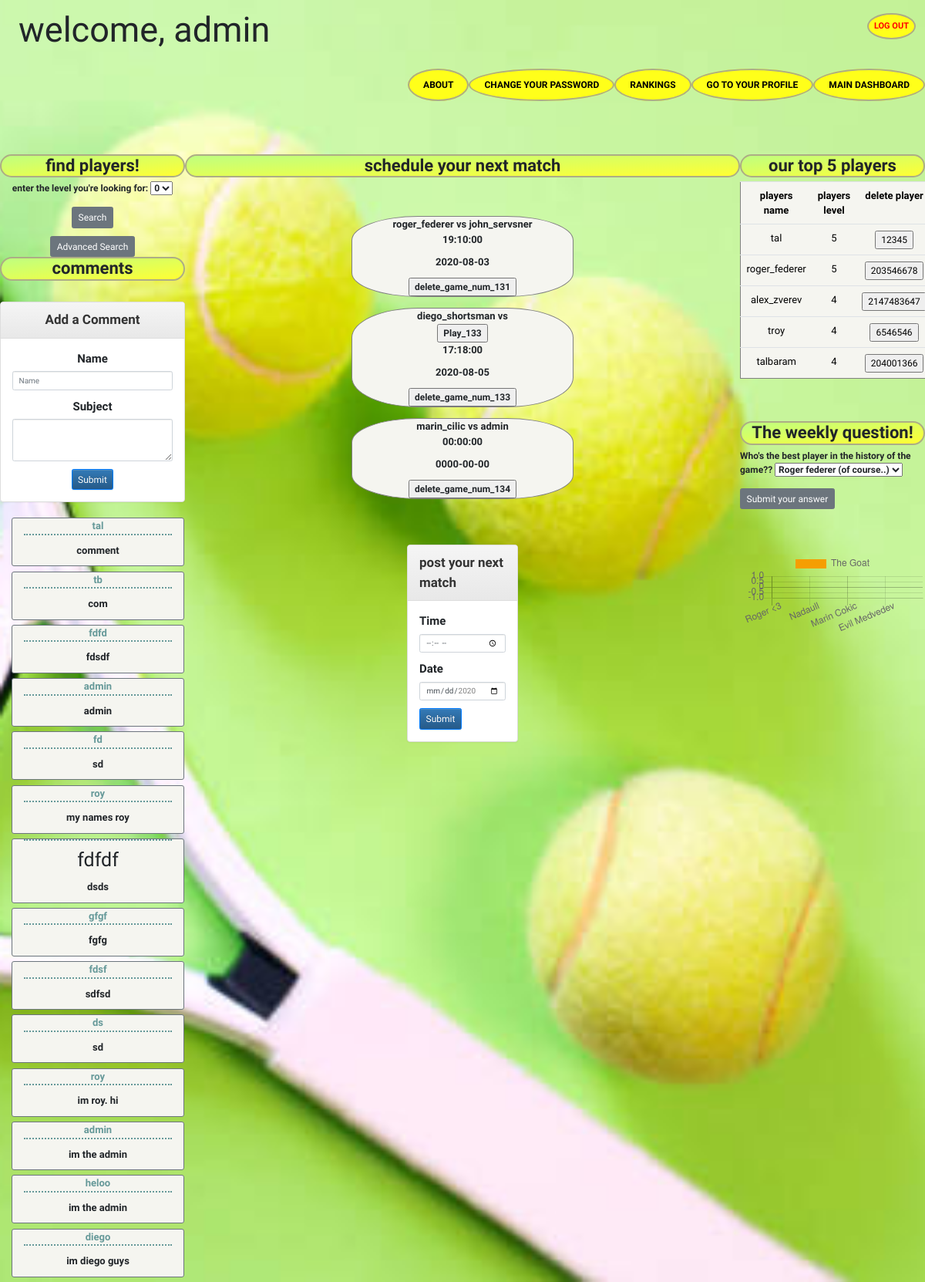
The app's page /welcomeadmin.php (signed in) with its own data.
### tables this page shows
CREATE TABLE `comments` (
  `name` varchar(20) NOT NULL,
  `subject` varchar(100) NOT NULL
);

CREATE TABLE `games` (
  `player1` varchar(20) NOT NULL,
  `player2` varchar(20) NOT NULL,
  `gdate` date NOT NULL,
  `gtime` time NOT NULL,
  `serial` int(11) NOT NULL,
  `reportwon` tinyint(4) NOT NULL,
  `reportlost` tinyint(4) NOT NULL,
  `reportwon2` tinyint(4) NOT NULL,
  `reportlost2` tinyint(4) NOT NULL
);

CREATE TABLE `user` (
  `id` int(6) NOT NULL,
  `name` varchar(50) NOT NULL,
  `email` varchar(50) NOT NULL,
  `password` varchar(100) NOT NULL,
  `admin` tinyint(1) NOT NULL,
  `level` int(10) NOT NULL,
  `won` int(11) NOT NULL,
  `loss` int(11) NOT NULL,
  `pic` varchar(30) NOT NULL,
  `fb` varchar(600) NOT NULL,
  `ranking` int(11) NOT NULL,
  `voted` tinyint(4) NOT NULL
);

### welcomeadmin.php (the view, shortened to what this page needs)
<?php
    include('connect.php');
	       $result4=$conn->query("SELECT name,subject FROM comments");
	       $result5=$conn->query("SELECT player1,player2,gdate,gtime,serial FROM games");
?>
<!doctype html>
<html>
<head>
<link rel="stylesheet" href="https://maxcdn.bootstrapcdn.com/bootstrap/3.3.7/css/bootstrap.min.css" >
<link rel="stylesheet" href="https://maxcdn.bootstrapcdn.com/bootstrap/3.3.7/css/bootstrap-theme.min.css" >
<link rel="stylesheet" href="https://stackpath.bootstrapcdn.com/bootstrap/4.4.1/css/bootstrap.min.css">
<link rel="stylesheet" href="https://cdnjs.cloudflare.com/ajax/libs/font-awesome/4.7.0/css/font-awesome.min.css">
</head>
<body>
	<header>
<h1 class="title">welcome, <?php echo htmlspecialchars($_SESSION["name"]); ?></h1>
</header>
<aside class="x">
	<div class="y">
		<h3 id="h3">find players! </h3>
		<form action="welcomeadmin.php" method="GET">
		<p><label>enter the level you're looking for:
           <select name="lvl" size="1">
            <option value=0 selected>0</option>
           </select>
         </label></p>
         <p><button type="submit" class="btn btn-secondary">Search</button></p>
       </form>
         <form method="post">
         <button type="submit" class="btn btn-secondary" name="advanced">Advanced Search</button>
   </form>
	<div class="z">
		<h3>comments</h3>
		<br>
    <div class="panel panel-default">
<div class="panel-heading"><b>Add a Comment</div>
  <div class="panel-body">
    <form method="post">
      <div class="form-group">
      <label for="exampleInputEmail1">Name</label>
      <input type="text" name="name" class="form-control" id="exampleInputEmail1" placeholder="Name">
    </div>
    <div class="form-group">
      <label for="exampleInputPassword1">Subject</label>
      <textarea name="subject" class="form-control" rows="3"></textarea>
    </div>
    <button type="submit" class="btn btn-primary">Submit</button>
  </form>
  </div>
</div>
	<?php if(!empty($result4)){
	if($result4->num_rows > 0){
		while($row3 = $result4->fetch_assoc()){ ?>
<div class="container">
	<div class="row">
		<div class="col-sm-8 border border-secondary rounded-lg">
		<p id="t1"> <?php echo $row3["name"]; ?></p>
		<p><?php echo $row3["subject"]; ?></p>
	    </div>
	</div>
</div>
<?php } } } ?>
</div>
</aside>
<main class="x">
		<h3>schedule your next match </h3>
		<br>
	<?php if(!empty($result5)){
	if($result5->num_rows > 0){
		while($row4 = $result5->fetch_assoc()){ ?>
           <div class="ga">
           	  <?php if($row4["player2"]=="none"){
           	  	echo $row4["player1"]; ?> <b>vs <?php echo "<form action=welcomeadmin.php method=post><input type=submit name=gameOn value=Play_" . $row4["serial"]. "> </form>" ?>
           	  	<?php }else{
           	  		echo $row4["player1"]; ?> <b>vs <?php echo $row4["player2"]; } ?>
		      <p> <?php echo $row4["gtime"]; ?></p>
		      <p><?php echo $row4["gdate"]; ?></p>
		      <?php echo "<div class=delgame><form action=welcomeadmin.php method=post><input type=submit value=delete_game_num_".$row4["serial"].  " name=delgame></form> </div>" ; ?>
		  </div>
<?php } } }?>
	<br>
		<div class="games panel panel-default">
<div class="panel-heading"><b>post your next match</div>
  <div class="panel-body">
  	<form method="post">
  	  <div class="form-group">
	    <label for="exampleInputEmail1">Time</label>
	    <input type="time" name="time" class="form-control" id="exampleInputEmail1" min="09:00" max="20:00" required>
	  </div>
	  <div class="form-group">
	    <label for="exampleInputPassword1">Date</label>
	    <input type="Date" name="date" class="form-control" id="exampleInputPassword1" min="2020-01-01" max="2020-12-31" required>
	  </div>
	  <button type="submit" class="btn btn-primary" name="newmatch">Submit</button>
  </form>
  </div>
</div>
</main>
<aside class="x">
	<h3>our top 5 players </h3>
	<div class="table">
	<?php
	include('connect.php');
	$result=$conn->query("SELECT id,name,level FROM user where name != 'admin' order by level desc limit 5");
	if(!empty($result) && $result->num_rows > 0){
		echo "<style>table{  text-align:center; background-color:#f5f5f0; border:1px solid grey;} tr{ color: black; border:1px solid grey;} </style>
	<table><tr><th><b>players name</th><th><b>players level</th><th><b>delete player</th>";
	       while($row = $result->fetch_assoc()) {
             echo "<tr><td>" . $row["name"]. "</td><td>" . $row["level"]. "</td><td><form action=welcomeadmin.php method=post><input type=submit name=delete value=".$row["id"]."></form></td></tr>";
          }
     echo "</table>";
} else {
     echo "0 results";
}
?>
</div>
<br>
<h3>The weekly question!</h3>
<form method="GET" action="welcomeadmin.php">
  <p><label>Who's the best player in the history of the game??
           <select name="bestp" size="1">
            <option value="roger" selected>Roger federer (of course..)</option>
           </select>
           </label></p>
           <p><button type="submit" class="btn btn-secondary">Submit your answer</button>
 </form>
         <br>
  <canvas id="myChart"></canvas>
  <script>
    var roger = '<?php echo $roger; ?>';
    var nole = '<?php echo $nole; ?>';
    var nadal = '<?php echo $nadal; ?>';
    var isner = '<?php echo $isner; ?>';
    var cilic = '<?php echo $cilic; ?>';
    var stef = '<?php echo $stef; ?>';
    var medvedev = '<?php echo $medvedev; ?>';
    var diego = '<?php echo $diego; ?>';
    var ctx = document.getElementById('myChart').getContext('2d');
    var chart = new Chart(ctx, {
    // The type of chart we want to create
    type: 'bar',
    // The data for our dataset
    data: {
        labels: ['Roger <3', 'Djokobithc', 'Nadaull', 'John Servsner', 'Marin Cokic', 'Stefanos Cringeypas', 'Evil Medvedev' , 'Diego Shortsman'],
        datasets: [{
            label: 'The Goat',
            backgroundColor: 'rgb(245, 158, 2)',
            borderColor: 'rgb(245, 158, 2)',
            data: [roger, nole, nadal, isner, cilic, stef, medvedev, diego]
        }]
    },
    options: {}
});
  </script>
</aside>
</body>
</html>

### welcomeadmin.php (style rules this page uses)
* { box-sizing:border-box; margin:0px; }
header { height: 20%; }
.x { height:80%; float: left; }
aside { width:20%; }
main { width:60%; }
h3 { text-align: center; font-family: 'Kalam'; font-size: 22px; font-weight: bold; background-color: #ffff33; border:2px solid #adad85; border-radius: 20px; background-image: linear-gradient(to bottom right, #bfff80, #ffff33); }
.y { height:17%; text-align: center; font-size:15px; }
.z { height: 70%; }
.row { margin:auto; margin-bottom: 3%; border-radius: 20%; }
table { width:100%; font-size: 13px; font-weight: normal; }
#t1 { font-weight: bold; color:#669999; border-bottom: 2px dotted #669999; width:100%; text-align: center; }
.col-sm-8 { background-color: #f5f5f0; font-size:13px; }
form { font-size:12px; }
.panel-heading { font-size:12px; }
.games { width:20%; margin:auto; }
.ga { text-align: center; margin-left:30%; font-size:13px; border:1px solid grey; border-radius: 30%; width:40%; margin-bottom: 2%; background-color: #f5f5f0; }
.title { display: inline-block; font-family: 'Kalam';font-size: 45px; margin-left: 2%; margin-top:1%; }
.delgame { text-align: center; }
body { height:1000px; background-image:url('images/back.jpg'); background-position: center center; background-repeat: no-repeat; background-attachment: fixed; background-size: cover; font-family: 'Dekko'; font-size: 30px; }
.form-group { font-size:15px; }
.panel-heading { font-size:17px; }
.row { width:160%; }
.btn { font-size:12px; }
table { text-align:center; background-color:#f5f5f0; border:1px solid grey; }
tr { color: black; border:1px solid grey; }

### records on screen
comments: name "tal", subject "comment"
comments: name "tb", subject "com"
comments: name "fdfd", subject "fdsdf"
comments: name "admin", subject "admin"
comments: name "fd", subject "sd"
comments: name "roy", subject "my names roy"
comments: name "fdfdf", subject "dsds"
comments: name "gfgf", subject "fgfg"
comments: name "fdsf", subject "sdfsd"
comments: name "ds", subject "sd"
comments: name "roy", subject "im roy. hi"
comments: name "admin", subject "im the admin"
comments: name "heloo", subject "im the admin"
comments: name "diego", subject "im diego guys"
games: player1 "roger_federer", player2 "john_servsner", gtime "19:10:00", gdate "2020-08-03", delgame "delete_game_num_131"
games: player1 "diego_shortsman", gameOn "Play_133", gtime "17:18:00", gdate "2020-08-05", delgame "delete_game_num_133"
games: player1 "marin_cilic", player2 "admin", gtime "00:00:00", gdate "0000-00-00", delgame "delete_game_num_134"
user: name "tal", level "5", delete "12345"
user: name "roger_federer", level "5", delete "203546678"
user: name "alex_zverev", level "4", delete "2147483647"
user: name "troy", level "4", delete "6546546"
user: name "talbaram", level "4", delete "204001366"

### other values on screen
$_SESSION["name"] "admin"
